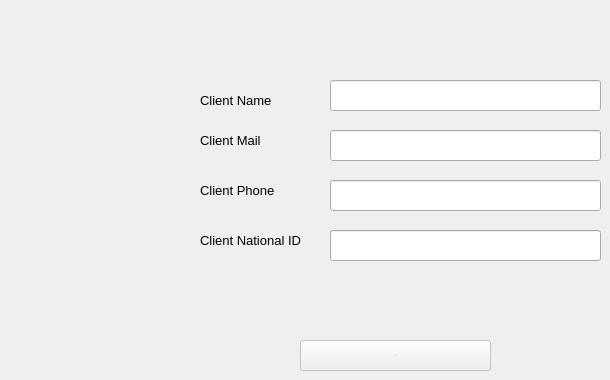
      <widget class="QWidget" name="tab_12">
       <attribute name="title">
        <string>Add Client</string>
       </attribute>
       <widget class="QLineEdit" name="lineEdit_12">
        <property name="geometry">
         <rect>
          <x>330</x>
          <y>80</y>
          <width>271</width>
          <height>31</height>
         </rect>
        </property>
       </widget>
       <widget class="QLineEdit" name="lineEdit_13">
        <property name="geometry">
         <rect>
          <x>330</x>
          <y>130</y>
          <width>271</width>
          <height>31</height>
         </rect>
        </property>
       </widget>
       <widget class="QLineEdit" name="lineEdit_14">
        <property name="geometry">
         <rect>
          <x>330</x>
          <y>180</y>
          <width>271</width>
          <height>31</height>
         </rect>
        </property>
       </widget>
       <widget class="QLineEdit" name="lineEdit_15">
        <property name="geometry">
         <rect>
          <x>330</x>
          <y>230</y>
          <width>271</width>
          <height>31</height>
         </rect>
        </property>
       </widget>
       <widget class="QLabel" name="label_16">
        <property name="geometry">
         <rect>
          <x>200</x>
          <y>90</y>
          <width>71</width>
          <height>21</height>
         </rect>
        </property>
        <property name="font">
         <font>
          <pointsize>10</pointsize>
         </font>
        </property>
        <property name="text">
         <string>Client Name</string>
        </property>
       </widget>
       <widget class="QLabel" name="label_17">
        <property name="geometry">
         <rect>
          <x>200</x>
          <y>130</y>
          <width>71</width>
          <height>21</height>
         </rect>
        </property>
        <property name="font">
         <font>
          <pointsize>10</pointsize>
         </font>
        </property>
        <property name="text">
         <string>Client Mail</string>
        </property>
       </widget>
       <widget class="QLabel" name="label_18">
        <property name="geometry">
         <rect>
          <x>200</x>
          <y>180</y>
          <width>111</width>
          <height>21</height>
         </rect>
        </property>
        <property name="font">
         <font>
          <pointsize>10</pointsize>
         </font>
        </property>
        <property name="text">
         <string>Client Phone</string>
        </property>
       </widget>
       <widget class="QLabel" name="label_19">
        <property name="geometry">
         <rect>
          <x>200</x>
          <y>230</y>
          <width>101</width>
          <height>21</height>
         </rect>
        </property>
        <property name="font">
         <font>
          <pointsize>10</pointsize>
         </font>
        </property>
        <property name="text">
         <string>Client National ID</string>
        </property>
       </widget>
       <widget class="QPushButton" name="pushButton_15">
        <property name="enabled">
         <bool>false</bool>
        </property>
        <property name="geometry">
         <rect>
          <x>300</x>
          <y>340</y>
          <width>191</width>
          <height>31</height>
         </rect>
        </property>
        <property name="font">
         <font>
          <pointsize>-1</pointsize>
         </font>
        </property>
        <property name="text">
         <string>Add Client</string>
        </property>
       </widget>
      </widget>
